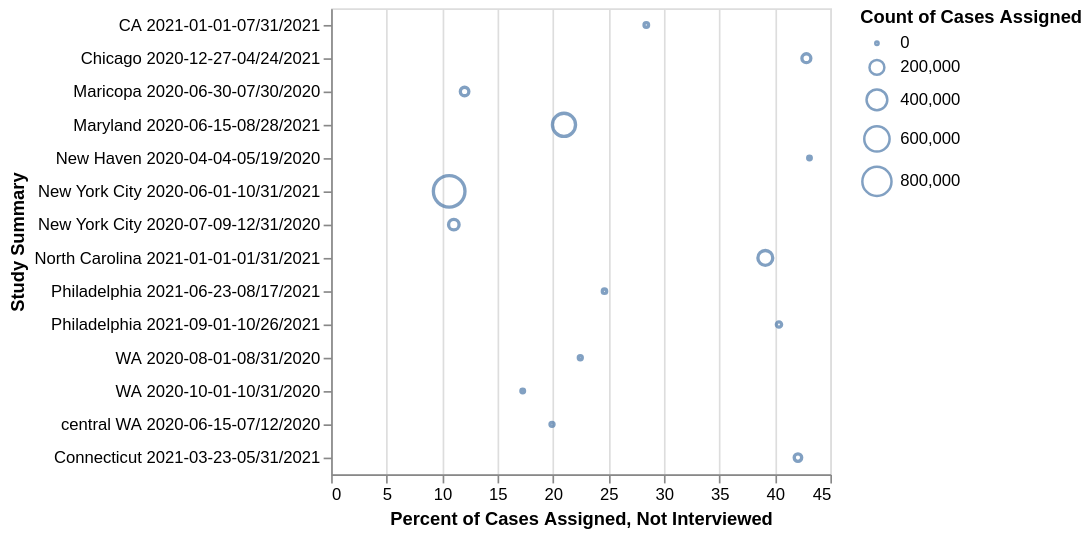

The cell this chart's notebook holds for it:
### Code cell
c1 = alt.Chart(df).mark_point().encode(
    alt.X("Count of Cases Assigned, Not Interviewed:Q"),
    alt.Y("Study Summary:N"),
    alt.Size("Count of Cases Assigned:Q")
)
c2 = alt.Chart(df).mark_point().encode(
    alt.X("Percent of Cases Assigned, Not Interviewed:Q"),
    alt.Y("Study Summary:N"),
    alt.Size("Count of Cases Assigned:Q")
)
c2

### Figure 1 — Vega-Lite specification as saved in the notebook (floating-point values rounded to 4 significant figures; data arrays with more than 128 entries replaced by an {"elided": "..."} marker saying what was removed)
{"config": {"view": {"continuousWidth": 300, "continuousHeight": 300}}, "data": {"name": "data-503d21de336a0d6f3384e78ba1d660c0"}, "mark": {"type": "point"}, "encoding": {"size": {"field": "Count of Cases Assigned", "type": "quantitative"}, "x": {"field": "Percent of Cases Assigned, Not Interviewed", "type": "quantitative"}, "y": {"field": "Study Summary", "type": "nominal"}}, "$schema": "https://vega.github.io/schema/vega-lite/v5.20.1.json", "datasets": {"data-503d21de336a0d6f3384e78ba1d660c0": {"elided": "264 records"}}}
